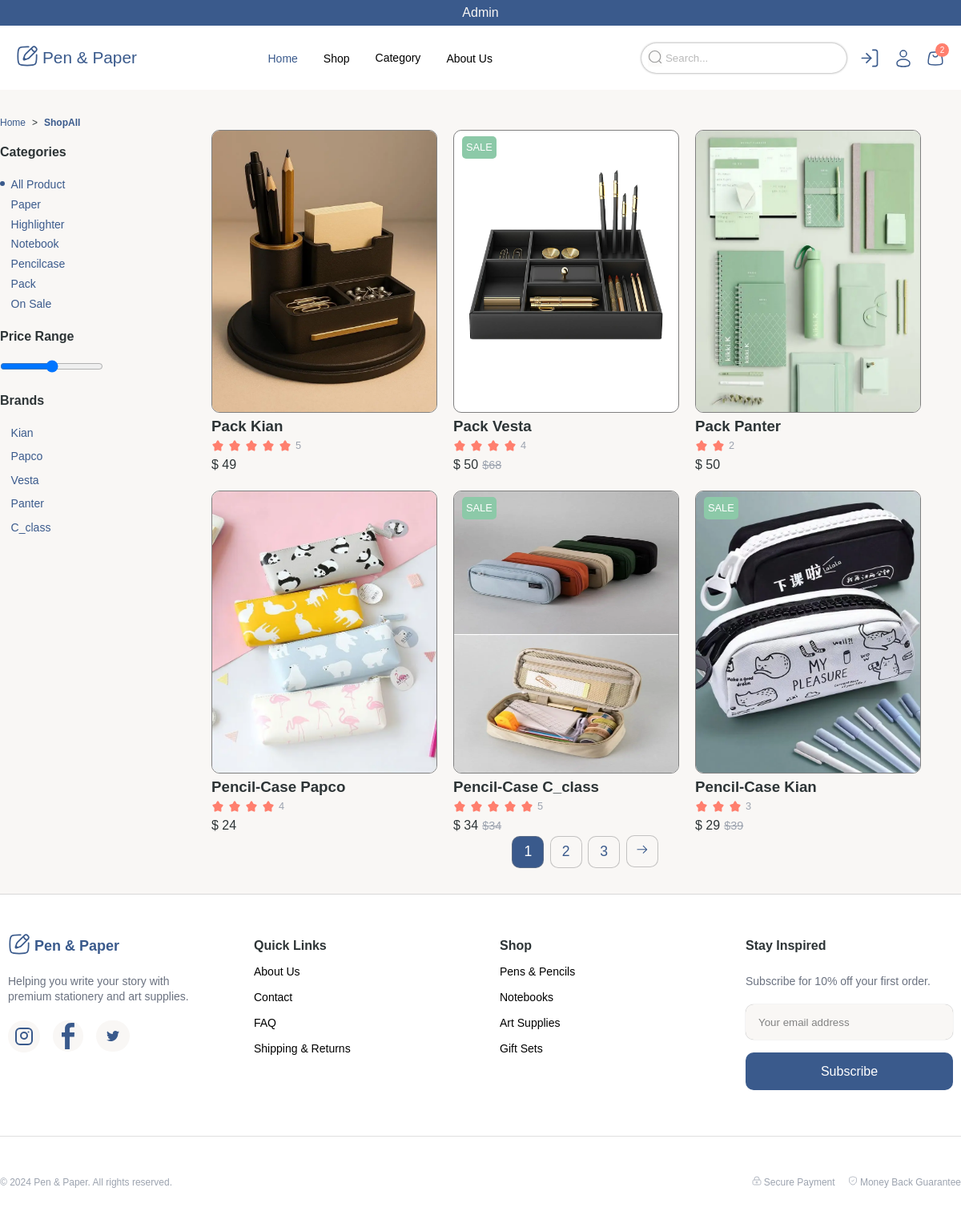
/shop/ (signed in), run on the app's committed database.
### shop/models.py (models this page shows, shortened)
class Category(models.Model):
    name = models.CharField(max_length=255)

class Brands(models.Model):
    name = models.CharField(max_length=255)

class Products(models.Model):
    name = models.CharField(max_length=255)
    image = models.ImageField(upload_to='shop/', default='shop/default.webp')
    category = models.ManyToManyField(Category)
    price = models.IntegerField(default=None)
    disscount = models.IntegerField(default=None)
    score = models.IntegerField(default=0)
    count = models.IntegerField(default=None)
    p_brand = models.ManyToManyField(Brands)

### shop/views.py (the view)
# urls.py: path('shop/', shop_view, name='shop'),
@login_required
def shop_view(request, cat_name=None, brands_name=None):
    categories = Category.objects.all()
    products = Products.objects.all()
    if cat_name:
        products = products.filter(category__name=cat_name)
    if brands_name:
        products = products.filter(p_brand__name=brands_name)
    if request.method == "GET":
        if request.GET.get('search'):
            search = request.GET.get('search')
            products = products.filter(name__contains=search)
    products = Paginator(products, 6)
    try:
        page_numebr = request.GET.get('page')
        products = products.get_page(page_numebr)
    except PageNotAnInteger:
        products = products.get_page(1)
    except EmptyPage:
        products = products.get_page(products.count // 6)
    context = {'products': products, 'category': categories}
    return render(request, 'shop/shop.html', context)

### shop/templatetags/shop_tags.py (called while the page is built)
@register.inclusion_tag('shop/shop-categories.html', name='shop_category')
def function():
    categories = Category.objects.all()
    return {'categories': categories}

@register.inclusion_tag('shop/shop-brands.html', name='shop_brands')
def function():
    brands = Brands.objects.all()
    return {'brands': brands}

### templates/shop/shop.html (shortened to what this page needs)
{% extends 'base.html' %}
{% load static %}
{% load shop_tags %}
{% block content %}
<div class="path">
    <a href="{% url 'shop:home' %}" class="home">Home</a>
    <span>></span>
    <span class="shop-path">ShopAll</span>
</div>
<section class="shop-container">
    <aside class="article">
        {% shop_category %}
        <div class="between-aside">
            <h4>Price Range</h4>
            <input type="range">
        </div>
        {% shop_brands %}
    </aside>
    <div class="basket-container">
        <div class="all-basket">
            {% for prod in products %}
                {% include 'shop/single-product.html' with disscount=prod.disscount name=prod.name score=prod.score price=prod.price %}
            {% endfor %}
        </div>
        <div class="pagination">
            {% for page_index in products.paginator.page_range %}
                {% if products.number == page_index %}
                    <a href="?page={{ page_index }}"><button class="pagination-btn active">{{ page_index }}</button></a>
                {% else %}
                    <a href="?page={{ page_index }}"><button class="pagination-btn">{{ page_index }}</button></a>
                {% endif %}
            {% endfor %}
            {% if products.has_next %}
            <a alt="" href="?page={{ products.next_page_number }}">
                <button class="pagination-btn">
                    <svg xmlns="http://www.w3.org/2000/svg" width="1em" height="1em" viewBox="0 0 24 24">
                        <path fill="none" stroke="currentColor" stroke-linecap="round" stroke-linejoin="round" stroke-width="1.5"
                            d="M4 12h16m0 0l-6-6m6 6l-6 6"></path>
                    </svg>
                </button>
            </a>
            {% endif %}
        </div>
    </div>
</section>
{% endblock %}

### templates/base.html (shortened to what this page needs)
{% load static %}
<!DOCTYPE html>
<html lang="en">
<head>
    <link rel="stylesheet" href="{% static 'css/style.css' %}?v=1">
    <link rel="stylesheet" href="{% static 'css/header.css' %}?v=1">
    <link rel="stylesheet" href="{% static 'css/header_info.css' %}?v=1">
    <link rel="stylesheet" href="{% static 'css/footer.css' %}?v=1">
    <link rel="stylesheet" href="{% static 'css/carts.css' %}?v=1">
    <link rel="stylesheet" href="{% static 'css/comment.css' %}?v=1">
    <link rel="stylesheet" href="{% static 'css/product.css' %}?v=1">
    <link rel="stylesheet" href="{% static 'css/shop.css' %}?v=2">
    <link rel="stylesheet" href="{% static 'css/about.css' %}?v=2">
</head>
<body>
    <header>
        <div class="header-top">
            <span>{{ request.user.username|capfirst }}</span>
        </div>
        <section class="container">
            <section>
                <div class="header-container">
                    <a href="{% url 'shop:home' %}">
                        <div class="header-title">
                            <span class="pen-icon">
                            </span>
                            Pen & Paper
                        </div>
                    </a>
                    <nav class="header-links">
                        <a href="{% url 'shop:home' %}" class="links home" style="margin-top: 2.5px;">Home</a>
                        <a href="{% url 'shop:shop' %}" class="links" style="margin-top: 2.5px;">Shop</a>
                        <div class="dropdown">
                            <span class="links dropdown-trigger">Category</span>
                        </div>
                        <a href="{% url 'shop:about' %}" class="links" style="margin-top: 2.5px;">About Us</a>
                    </nav>
                    <div class="header-right">
                        <form class="input-container" action="{% url 'shop:search' %}" method="get">
                            <button class="glasses" type="submit">
                                <svg xmlns="http://www.w3.org/2000/svg" width="18" height="18" viewBox="0 0 24 24">
                                    <g fill="none" stroke="currentColor" stroke-width="1.5">
                                        <circle cx="11.5" cy="11.5" r="9.5"></circle>
                                        <path stroke-linecap="round" d="M18.5 18.5L22 22"></path>
                                    </g>
                                </svg>
                            </button>
                            <input class="inputs" type="text" name="search" placeholder="Search...">
                        </form>
                        {% if request.user.is_authenticated %}
                        <a href="{% url 'accounts:logout' %}" class="icon icon_menue logout">
                        </a>
                        {% endif %}
                        <a href="" class="icon icon_menue profile" style="margin-top: 7px;">
                            <svg xmlns="http://www.w3.org/2000/svg" width="24" height="24"
                                viewBox="0 0 24 24">
                                <g fill="none" stroke="currentColor" stroke-width="1.5">
                                    <circle cx="12" cy="6" r="4"></circle>
                                    <path d="M20 17.5c0 2.485 0 4.5-8 4.5s-8-2.015-8-4.5S7.582 13 12 13s8 2.015 8 4.5Z">
                                    </path>
                                </g>
                            </svg>
                        </a>
                        <a href="" class="icon icon_menue basket-icon basket" style="margin-top: 7px;">
                        </a>
                    </div>
                </div>
            </section>
        </section>
    </header>
    {% block content %}
    {% endblock %}
    <section class="footer-container">
        <footer class="footer">
            <section class="up-footer">
                <div class="pen-paper">
                    <div class="first-title">
                        <span>Pen & Paper</span>
                    </div>
                    <p class="footer-up-text">Helping you write your story with premium stationery and art supplies.</p>
                    <div class="footer-icon-container">
                        <a class="instagram" href="">
                        </a>
                        <a class="facebook" href="">
                        </a>
                        <a class="X" href="">
                        </a>
                    </div>
                </div>
                <div class="quick-links">
                    <h4 class="second-title">Quick Links</h4>
                    <a href="{% url 'shop:about' %}" class="links">About Us</a>
                    <a href="" class="links">Contact</a>
                    <a href="" class="links">FAQ</a>
                    <a href="" class="links">Shipping & Returns</a>
                </div>
                <div class="shop">
                    <h4 class="second-title">Shop</h4>
                    <a href="" class="links">Pens & Pencils</a>
                    <a href="" class="links">Notebooks</a>
                    <a href="" class="links">Art Supplies</a>
                    <a href="" class="links">Gift Sets</a>
                </div>
                <div class="stay">
                    <h4 class="second-title">Stay Inspired</h4>
                    <p class="footer-up-text">Subscribe for 10% off your first order.</p>
                    <input class="footer-input" type="text" placeholder="Your email address">
                    <button class="footer-btn">Subscribe</button>
                </div>
            </section>
            <section class="down-footer">
                <p>© 2024 Pen & Paper. All rights reserved.</p>
                <div class="right-down-footer">
                    <p>
                        Secure Payment
                    </p>
                    <p>
                        Money Back Guarantee
                    </p>
                </div>
            </section>
        </footer>
    </section>
</body>
</html>

### templates/shop/shop-categories.html
<div class="top-aside">
    <h4>Categories</h4>
    <ul>
        <li class="li-cat active"><a href="{% url 'shop:shop' %}">All Product</a></li>
        {% for cat in categories %}
            <li class="li-cat"><a href="{% url 'shop:category' cat_name=cat.name  %}">{{cat.name|capfirst}}</a></li>
        {% endfor %}
    </ul>
</div>

### templates/shop/shop-brands.html
{% load static %}
<div class="bottom-aside">
    <h4>Brands</h4>
    <div class="label-input-container">
        <div class="label-container">
            {% for b in brands %}
                <ul>
                    <li class="li-cat"> <a href="{% url 'shop:brands' brands_name=b.name %}">{{ b.name }}</a></li>
                </ul>
            {% endfor %}
        </div>
    </div>
</div>

### templates/shop/single-product.html (shortened to what this page needs)
{% load static %}
{% load shop_tags %}
<div class="single-cart">
    <div class="basket-image">
        {% if disscount != 0 %}
        <div class="sale">SALE</div>
        {% endif %}
        <img class="cart-image" src="{{ prod.image.url }}" />
    </div>
    <h3 class="cart-name">{{ name }}</h3>
    <div class="cart-score">
        {% generate_star.html score %}
        <span class="cart-score-number">{{ score }}</span>
    </div>
    <div class="cart-price">
        {% if disscount == 0 %}
        <span class="cart-peice-numebr">$ {{ price }}</span>
        {% else %}
        <span class="cart-peice-numebr">$ {{ disscount }}</span>
        <span class="cart-discount-numebr">${{price }}</span>
        {% endif %}
    </div>
</div>

### statics/css/style.css (style rules this page uses)
:root { --primary: #3a5a8c; --bg: #f9f7f5; --coral: #ff7f6e; --mint: #8cc9a8; }
* { margin: 0; padding: 0; box-sizing: border-box; font-family: "Nunito", sans-serif; }
a { text-decoration: none; }
body { background-color: var(--bg); }
.header-top { background-color: var(--primary); height: 32px; display: flex; justify-content: center; align-items: center; color: var(--bg); gap: 1.5rem; }
header { position: sticky; top: 0; z-index: 1000; background: white; }
.container { max-width: 1280px; margin: 0 auto; }
.footer-container { width: 100wh; background-color: #fff; border-top: 1px solid rgba(152, 151, 151, 0.373); }
.footer { display: flex; flex-direction: column; max-width: 1280px; margin: 0 auto; padding-top: 3rem; }
.dropdown { position: relative; display: inline-block; }
.dropdown-trigger { cursor: pointer; }
.dropdown-trigger { display: flex; align-items: center; gap: 4px; }

### statics/css/header.css (style rules this page uses)
.container { width: 1280px; margin: 0 auto; }
header { display: flex; flex-direction: column; }
.header-container { display: flex; justify-content: space-between; align-items: center; height: 80px; }
.header-title { display: flex; justify-content: center; align-items: center; gap: 5px; color: var(--primary); font-size: 1.3rem; font-weight: 535; }
.pen-icon svg { transition: transform 0.3s ease; }
.pen-icon { margin-top: 5px; }
.header-links { display: flex; justify-content: space-between; gap: 2rem; }
.links { display: inline-block; text-decoration: none; font-weight: 450; color: black; transition: transform 0.3s ease; }
.home { color: var(--primary); }
.sale { color: var(--coral); }
.header-right { display: flex; justify-content: space-between; gap: 1rem; }
.inputs { width: 16rem; height: 37px; border-radius: 24px; background-color: #fff; padding-left: 30px; border: none; box-shadow: 0 0 3px gray; outline: none; transition: box-shadow 0.2s ease; }
.inputs::placeholder { opacity: 0.5; }
.glasses { cursor: pointer; border: none; outline: none; background-color: var(--bg); position: relative; left: 30px; top: 3px; opacity: 0.4; }
.icon { position: relative; color: var(--primary); margin-top: 5px; transition: transform 0.2s ease; display: inline-flex; }
.basket-icon::after { content: "2"; color: white; font-size: 10px; width: 17px; height: 17px; background-color: var(--coral); position: absolute; display: flex; justify-content: center; align-items: center; border-radius: 10px; left: 12px; bottom: 20px; }

### statics/css/footer.css (style rules this page uses)
.up-footer { display: flex; justify-content: center; gap: 3rem; }
.pen-paper, .quick-links, .shop, .stay { width: 259px; height: 205px; display: flex; flex-direction: column; line-height: 2rem; }
.first-title { display: flex; color: var(--primary); font-size: 1.125rem; font-weight: 700; gap: 5px; }
.footer-up-text { line-height: 1.2rem; padding: 1.2rem 0; color: rgb(107 114 128); font-size: 0.875rem; }
.footer-icon-container { display: flex; align-items: center; gap: 1rem; }
.instagram, .facebook, .X { display: flex; align-items: center; justify-content: center; color: var(--primary); background-color: var(--bg); border-radius: 100rem; transition: color 0.15s ease, background-color 0.15s ease; }
.instagram { padding: 0.5rem 0.5rem; }
.facebook { padding: 0.2rem 0.7rem; }
.X { padding: 0.8rem 0.8rem; }
.second-title { color: rgb(45 52 54); font-weight: 600; margin: 0; }
.links { width: fit-content; text-decoration: none; color: rgb(107 114 128); font-size: 0.875rem; }
.footer-input { padding: 0.9rem 1rem; border-radius: 10px; margin-bottom: 1rem; background-color: var(--bg); border: none; box-shadow: gray 0px 0px 1px; outline: none; opacity: 0.9; transition: box-shadow 0.3s; }
.inputs::placeholder { opacity: 0.5; }
.footer-btn { background-color: var(--primary); color: white; padding: 0.9rem 0; font-size: 1rem; border-radius: 10px; border: none; transition: background-color 0.3s ease; }
.down-footer { display: flex; padding: 3rem 0; border-top: 1px solid #e0e0e0; justify-content: space-between; margin-top: 3rem; }
.right-down-footer { display: flex; gap: 1rem; }
.down-footer p { color: rgb(156 163 175); font-size: 0.75rem; }
.links { position: relative; text-decoration: none; color: black; }
.links::after { content: ""; position: absolute; left: 0; bottom: -3px; width: 100%; height: 2px; background: var(--primary); transform: scaleX(0); transform-origin: left; transition: transform 0.4s ease; }

### data on the page
Category: name "Paper"
Category: name "Highlighter"
Category: name "Notebook"
Category: name "Pencilcase"
Category: name "Pack"
Category: name "On Sale"
Brands: name "Kian"
Brands: name "Papco"
Brands: name "Vesta"
Brands: name "Panter"
Brands: name "C_class"
Products: image (picture), name "Pack Kian", score "5", price "49"
Products: shows "SALE", image (picture), name "Pack Vesta", score "4", disscount "50", price "68"
Products: image (picture), name "Pack Panter", score "2", price "50"
Products: image (picture), name "Pencil-Case Papco", score "4", price "24"
Products: shows "SALE", image (picture), name "Pencil-Case C_class", score "5", disscount "34", price "34"
Products: shows "SALE", image (picture), name "Pencil-Case Kian", score "3", disscount "29", price "39"

### other printed values
{{ request.user.username|capfirst }} "Admin"
{{ page_index }} "1"
{{ page_index }} "2" "3"
